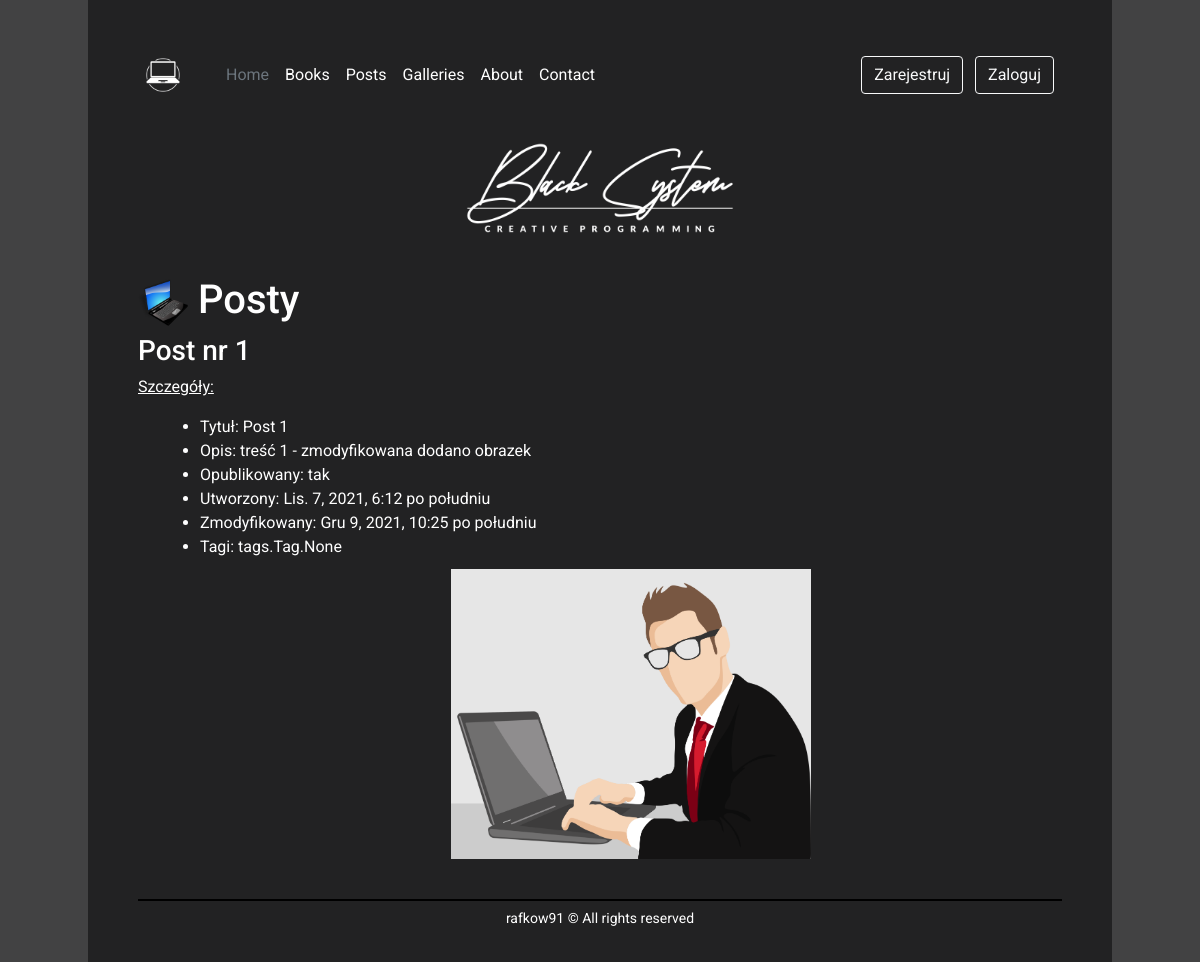
/posts/1, run on the app's committed database.
### posts/models.py (models this page shows, shortened)
class Post(Timestamped):
    title = models.CharField(max_length=255)
    content = models.TextField()
    published = models.BooleanField(default=False)
    sponsored = models.BooleanField(default=False)
    author = models.ForeignKey('auth.User', on_delete=models.CASCADE, related_name='posts')
    tags = models.ManyToManyField('tags.Tag', related_name='posts', blank=True)
    image_file = ImageField(upload_to='posts/%Y/%m/%d/', blank=True, null=True)

### posts/views.py (the view)
# urls.py: path('<int:post_id>', post_details, name='details'),
def post_details(request, post_id):
    post = Post.objects.get(id=post_id)
    context = {}
    if post.published:
        context['post'] = post
    return render(request, 'posts/details.html', context)

### posts/templates/posts/details.html (shortened to what this page needs)
{% extends 'base.html' %}
{% load static %}
{% block main %}
<h1>
    <img alt="Logo kategorii" class="logo" src="{% static 'posts/img/posts_logo.png' %}">
    Posty
</h1>
<h3>
    Post nr {{post.id}}
</h3>
<p class="text-decoration-underline">Szczegóły:</p>
<ul>
    <li>Tytuł: {{post.title}}</li>
    <li>Opis: {{post.content}}</li>
    <li>Opublikowany:
        {%if post.published %}
        tak
        {% else %}
        nie
        {% endif %}
    </li>
    <li>Utworzony: {{post.created}}</li>
    <li>Zmodyfikowany: {{post.modified}}</li>
    <li>Tagi: {{post.tags}}</li>
    {% if post.image_file %}
    <div class="details_image" >
        <img class="details_image" src="{{ post.image_file.url }}" alt="Obrazek ilustrujący treść posta">
    </div>
    {% endif %}
</ul>
{% endblock %}

### main/static/main/css/style.css (style rules this page uses)
* { margin: 0; padding: 0; }
body { max-width: 1024px; margin: 0 auto; background-color: #424243; font-family: 'Roboto', sans-serif; }
img.logo { width: 50px; }
ul { margin-left: 30px; }
div.details_image { margin: 10px auto; }
.details_image { width: 30vw; }

### data on the page
Post: id "1", title "Post 1", content "treść 1 - zmodyfikowana dodano obrazek", created "Lis. 7, 2021, 6:12 po południu", modified "Gru 9, 2021, 10:25 po południu", tags "tags.Tag.None", image_file (picture)
